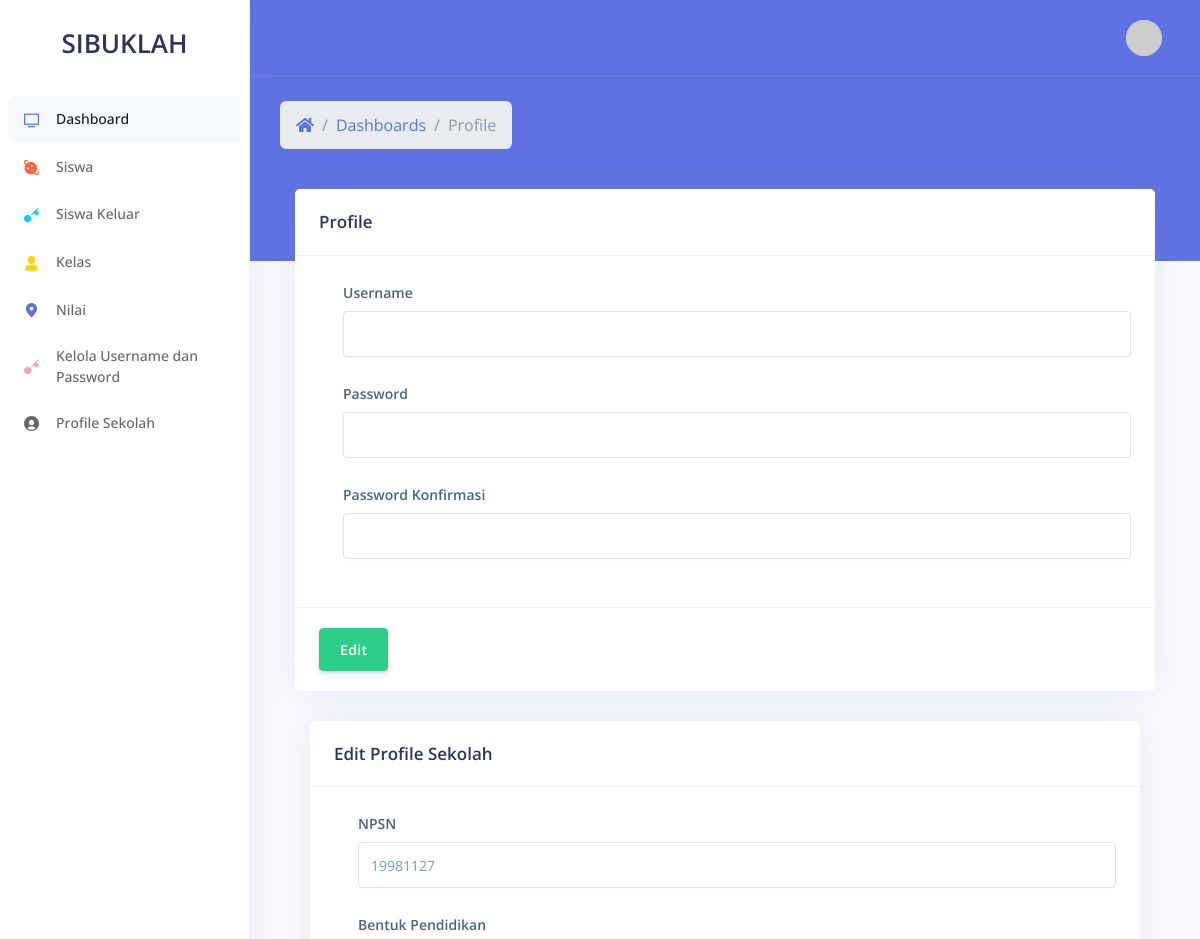
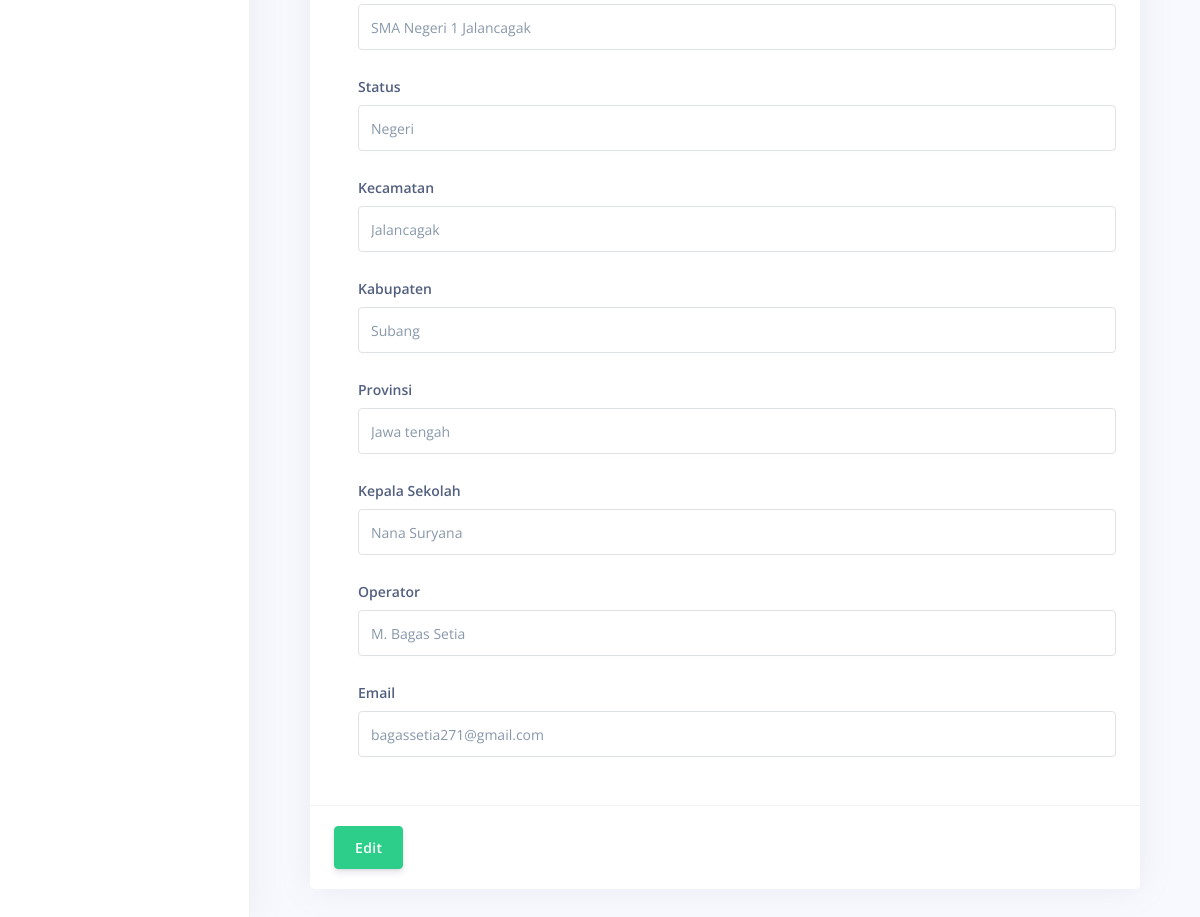
/tata_usaha/profile (signed in), run on the app's committed database (2 pictures, top to bottom).
### tables this page shows
CREATE TABLE `profile_sekolah` (
  `id_profile_sekolah` int(11) NOT NULL,
  `npsn` varchar(191) NOT NULL,
  `bentuk_pendidikan` varchar(191) NOT NULL,
  `status` varchar(191) NOT NULL,
  `kecamatan` varchar(191) NOT NULL,
  `kabupaten` varchar(191) NOT NULL,
  `provinsi` varchar(191) NOT NULL,
  `kepala_sekolah` varchar(191) NOT NULL,
  `operator` varchar(191) NOT NULL,
  `email` varchar(191) NOT NULL
);

### application/controllers/TataUsaha/Profile.php (called while the page is built, shortened)
<?php
class Profile extends CI_Controller {
  public function index()
  {
    $data             = $this->ModelProfileSekolah->get();
    $data['profile']  = $this->ModelProfile->get();
    $data['konten']   = 'tata_usaha/profile/index';
		$this->load->view('tata_usaha/template', $data);
  }
}

### index.php (called while the page is built, shortened)
<?php
require_once BASEPATH.'core/CodeIgniter.php';

### application/models/ModelProfileSekolah.php (called while the page is built, shortened)
<?php
class ModelProfileSekolah extends CI_Model {
  public function get()
  {
    return $this->db->get('profile_sekolah')->row_array();
  }
}

### application/views/tata_usaha/profile/index.php (the view, shortened to what this page needs)
<div class="header bg-primary pb-6">
  <div class="container-fluid">
    <div class="header-body">
      <div class="row align-items-center py-4">
        <div class="col-lg-6 col-7">
          <nav aria-label="breadcrumb" class="d-none d-md-inline-block">
            <ol class="breadcrumb breadcrumb-links breadcrumb-dark">
              <li class="breadcrumb-item"><a href="<?= base_url(); ?>"><i class="fas fa-home"></i></a></li>
              <li class="breadcrumb-item"><a href="<?= base_url(); ?>">Dashboards</a></li>
              <li class="breadcrumb-item active" aria-current="page">Profile</li>
            </ol>
          </nav>
        </div>
      </div>
    </div>
  </div>
</div>
<div class="container-fluid mt--6">
  <div class="row">
    <div class="col"><div class="col-xl-12 order-xl-1">
      <div class="card">
        <div class="card-header">
          <div class="row align-items-center">
            <div class="col-12">
              <h3 class="mb-0">Profile</h3>
            </div>
          </div>
        </div>
        <form action="<?= base_url(); ?>tata_usaha/profile/edit" method="post" enctype="multipart/form-data">
          <div class="card-body">
            <div class="pl-lg-4">
              <div class="row">
                <div class="col-lg-12">
                  <div class="form-group">
                    <label class="form-control-label" for="input-email">Username</label>
                    <input type="text" name="username" class="form-control" required value="<?= $profile['username']; ?>">
                  </div>
                  <div class="form-group">
                    <label class="form-control-label" for="input-email">Password</label>
                    <input type="password" name="password" class="form-control">
                  </div>
                  <div class="form-group">
                    <label class="form-control-label" for="input-email">Password Konfirmasi</label>
                    <input type="password" name="password_konfirmasi" class="form-control">
                  </div>
                </div>
              </div>
            </div>
          </div>
          <div class="card-footer">
            <button type="button" class="btn btn-success" data-toggle="modal" data-target="#editProfile">Edit</button>
          </div>
        </form>
      </div>
    </div>
  </div>
</div>
<div class="container">
  <div class="row">
    <div class="col"><div class="col-xl-12 order-xl-1">
      <div class="card">
        <div class="card-header">
          <div class="row align-items-center">
            <div class="col-12">
              <h3 class="mb-0">Edit Profile Sekolah</h3>
            </div>
          </div>
        </div>
        <form action="<?= base_url(); ?>tata_usaha/profile_sekolah/edit" method="post">
          <div class="card-body">
            <div class="pl-lg-4">
              <div class="row">
                <div class="col-lg-12">
                  <div class="form-group">
                    <label class="form-control-label" for="input-email">NPSN</label>
                    <input type="text" class="form-control" name="npsn" value="<?= $npsn; ?>" required>
                  </div>
                  <div class="form-group">
                    <label class="form-control-label" for="input-email">Bentuk Pendidikan</label>
                    <input type="text" class="form-control" name="bentuk_pendidikan" value="<?= $bentuk_pendidikan; ?>" required>
                  </div>
                  <div class="form-group">
                    <label class="form-control-label" for="input-email">Status</label>
                    <input type="text" class="form-control" name="status" value="<?= $status; ?>" required>
                  </div>
                  <div class="form-group">
                    <label class="form-control-label" for="input-email">Kecamatan</label>
                    <input type="text" class="form-control" name="kecamatan" value="<?= $kecamatan; ?>" required>
                  </div>
                  <div class="form-group">
                    <label class="form-control-label" for="input-email">Kabupaten</label>
                    <input type="text" class="form-control" name="kabupaten" value="<?= $kabupaten; ?>" required>
                  </div>
                  <div class="form-group">
                    <label class="form-control-label" for="input-email">Provinsi</label>
                    <input type="text" class="form-control" name="provinsi" value="<?= $provinsi; ?>" required>
                  </div>
                  <div class="form-group">
                    <label class="form-control-label" for="input-email">Kepala Sekolah</label>
                    <input type="text" class="form-control" name="kepala_sekolah" value="<?= $kepala_sekolah; ?>" required>
                  </div>
                  <div class="form-group">
                    <label class="form-control-label" for="input-email">Operator</label>
                    <input type="text" class="form-control" name="operator" value="<?= $operator; ?>" required>
                  </div>
                  <div class="form-group">
                    <label class="form-control-label" for="input-email">Email</label>
                    <input type="text" class="form-control" name="email" value="<?= $email; ?>" required>
                  </div>
                </div>
              </div>
            </div>
          </div>
          <div class="card-footer">
            <button type="button" class="btn btn-success" data-toggle="modal" data-target="#edit">Edit</button>
          </div>
        </form>
      </div>
    </div>
  </div>
</div>

### data on the page
profile_sekolah: npsn "19981127", bentuk_pendidikan "SMA Negeri 1 Jalancagak", status "Negeri", kecamatan "Jalancagak", kabupaten "Subang", provinsi "Jawa tengah", kepala_sekolah "Nana Suryana", operator "M. Bagas Setia", email "bagassetia271@gmail.com"
